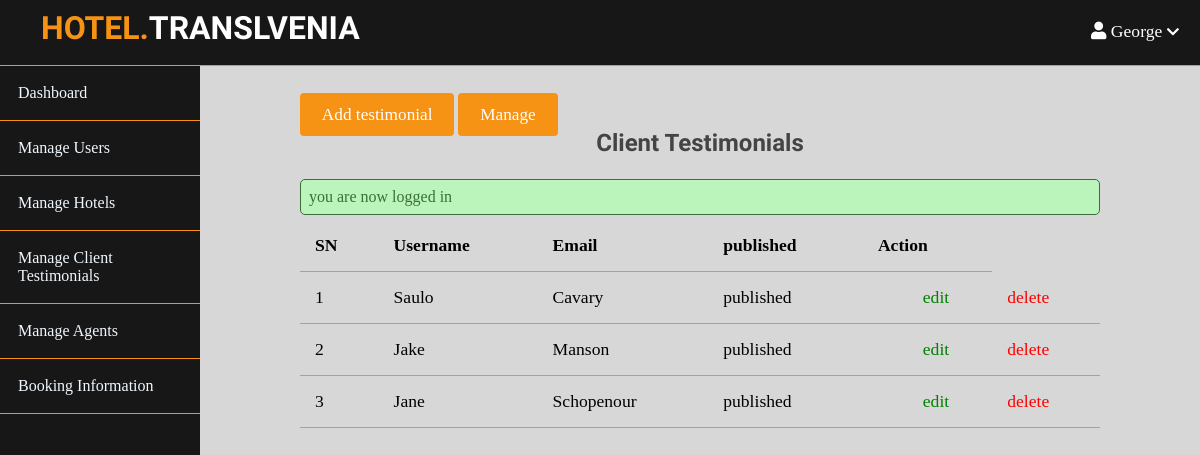
Screenshot of /Admin/clients/index.php (signed in) with the database file from the repository.
### tables this page shows
CREATE TABLE `clients` (
  `id` int(11) NOT NULL,
  `published` tinyint(4) NOT NULL,
  `email` varchar(255) NOT NULL,
  `username` varchar(255) NOT NULL,
  `secondname` varchar(255) NOT NULL,
  `testimonial` text NOT NULL,
  `created-at` timestamp NOT NULL DEFAULT current_timestamp(),
  `image` varchar(255) NOT NULL
);

### app/controllers/clients.php (called while the page is built, shortened)
<?Php
 include(ROOT_PATH.'/app/database/db.php');
   $table ='clients';
   $clients=selectAll($table);
?>

### app/database/db.php (called while the page is built, shortened)
<?php
require("connect.php");
function selectAll($table,$conditions = [])
{
	global $conn;
	$sql = "SELECT * FROM $table ";
	if(empty($conditions))
	{
		$stmt= $conn->prepare($sql);
		$stmt ->execute();
		$records = $stmt->get_result()->fetch_all(MYSQLI_ASSOC);
		return $records;
	}
}
?>

### Admin/clients/index.php (the view, shortened to what this page needs)
<?php
include(ROOT_PATH."/app/controllers/clients.php");
?>
<!DOCTYPE html>
<html lang="en">
<head>
    <link rel="stylesheet" href="https://use.fontawesome.com/releases/v5.0.7/css/all.css" />
    <link rel="stylesheet" href="../../assets/css/header.css" />
    <link rel="stylesheet" href="../../assets/css/admin.css" />
</head>
<body>
   <?php include(ROOT_PATH."/app/includes/adminHeader.php")  ?>
    <div class="admin-wrapper">
        <?php include(ROOT_PATH."/app/includes/adminSidebar.php")   ?>
        <div class="admin-content">
            <div class="button-group">
                <a href="create.php" class="btn btn-big">Add testimonial</a>
                <a href="index.php" class="btn btn-big">Manage</a>
            </div>
            <div class="content">
                <h2 class="page-title">Client Testimonials</h2>
                      <?php include(ROOT_PATH."/app/includes/messages.php"); ?>
                <div class="table-responsive">
                    <table>
                        <thead>
                            <tr>
                                <th>SN</th>
                                <th>Username</th>
                                <th>Email</th>
                                <th>published</th>
                                <th colspan="2">Action</th>
                            </tr>
                        </thead>
                        <tbody>
                        <?php foreach($clients as $key =>$client): ?>
                            <tr>
                                <td><?php echo $key+1 ?> </td>
                                <td><?php echo $client['username']?> </td>
                                <td><?php echo $client['secondname']?> </td>
                                <?php if($client['published']): ?>
                                    <td><?php echo 'published' ?><td>
                                    <?php else: ?>
                                    <td><?php echo 'Not published' ?><td>
                                 <?php endif; ?>
                                <td><a href="edit.php?id=<?php echo $client['id'] ?>" class="edit">edit</a></td>
                                <td><a href="index.php?delete_id=<?php echo $client['id'] ?>" class="delete">delete</a></td>
                            </tr>
                         <?php endforeach; ?>
                        </tbody>
                    </table>
                </div>
            </div>
        </div>
    </div>
</body>
</html>

### assets/css/header.css (style rules this page uses)
* { box-sizing: border-box; }
html, body { height: 100%; padding: 0px; margin: 0px; background: #f1ebeb; font-family: "lora", serif; }
h1, h2, h3, h4, h5, h6 { font-family: 'candal', serif; color: #444; margin: 5px; }

### assets/css/admin.css (style rules this page uses)
.admin-wrapper { display: flex; height: calc(100% - 66px); }
.admin-wrapper .admin-content { flex: 8; height: 100%; background: #d7d7d7; padding: 40px 100px 100px; overflow-x: scroll; }
.admin-content .page-title { text-align: center; margin-bottom: 1.4rem; }
table { width: 100%; border-collapse: collapse; font-size: 1.1rem; }
.table-responsive { overflow-x:auto; display:block; width:100%; }
th, td { padding: 15px; text-align: left; border-bottom: 1px solid #f69314; }
.edit { color: green; }
.delete { color: red; }
.btn { padding: .5rem 1rem; background: #f69314; color: white; border: 1px solid transparent; border-radius: .25rem; font-size: 1.08em; font-family: "lora", serif; }
.btn-big { padding: .7rem 1.3rem; line-height: .8rem; }
a { text-decoration: none; color: inherit; }

### rows the page displays
clients: username "Saulo", secondname "Cavary", published "published"
clients: username "Jake", secondname "Manson", published "published"
clients: username "Jane", secondname "Schopenour", published "published"

### other values shown
$_SESSION['username'] "George"
$_SESSION['message'] "you are now logged in"
